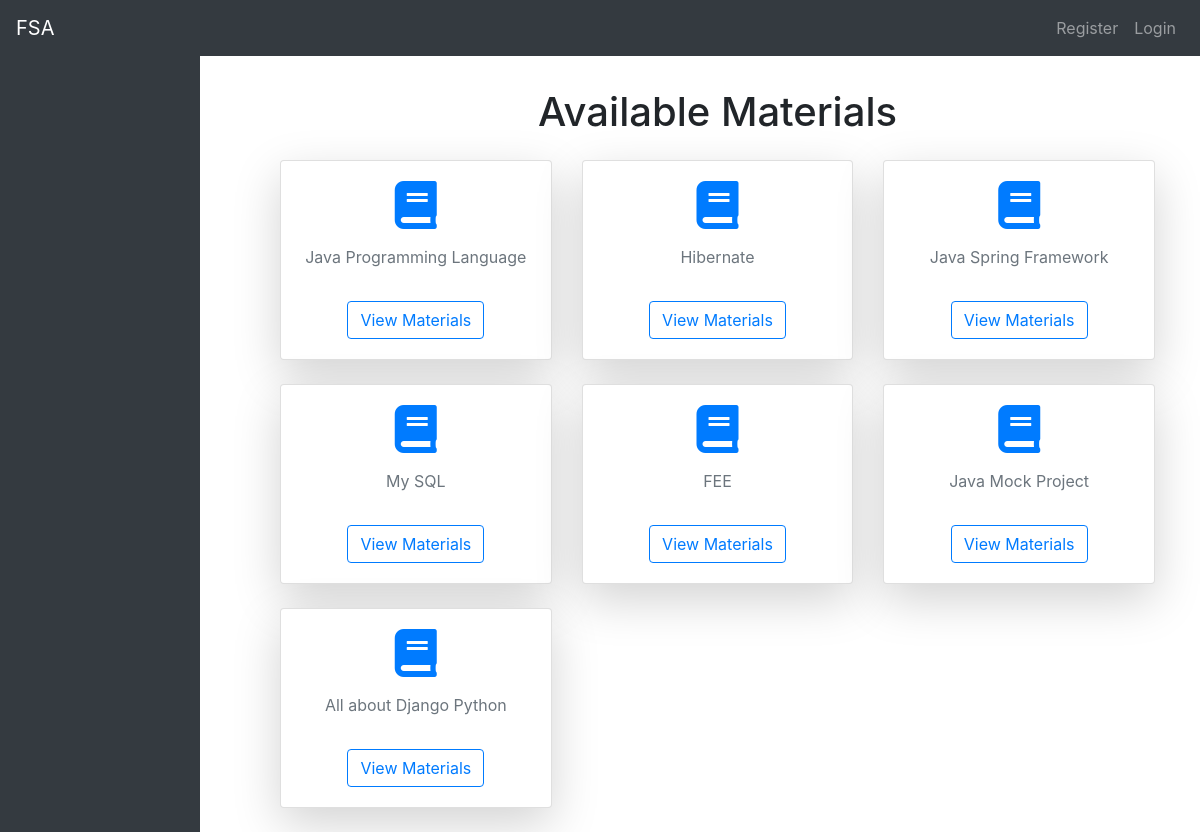
The app's page /student_materials/ with its own data.
### subject/models.py (models this page shows, shortened)
class Subject(models.Model):
    name = models.CharField(max_length=255, unique=True)
    description = models.TextField(blank=True, null=True)
    code = models.CharField(max_length=50, unique=True)  # New code field

### student_materials/views.py (the view)
# urls.py: path('', views.subject_list, name='subject_list'),
def subject_list(request):
    if request.user.is_authenticated:
        user = request.user
    else:
        user = User.objects.get(pk=1)  # Assuming user with ID 1 is the default or superadmin
    user_training_programs = user.training_programs.all()
    if user_training_programs.exists():
        for program in user_training_programs:
            print(program.program_name)  # or process the training programs as needed
    else:
        print("No training programs assigned to this user.")
    subjects = Subject.objects.filter(programs__in=user_training_programs)
    module_groups = ModuleGroup.objects.prefetch_related('modules').all()
    return render(request, 'subject/subject_list.html',
        {
            'subjects': subjects,
            'module_groups': module_groups,
        })

### student_materials/templates/subject/subject_list.html (shortened to what this page needs)
{% extends 'base.html' %}
{% block content %}
<div class="container mt-4">
    <h1 class="mb-4 text-center">Available Materials</h1>
    <div class="row">
        {% for subject in subjects %}
        <div class="col-lg-4 col-md-6 mb-4">
            <div class="card shadow-lg h-100">
                <div class="card-body text-center">
                    <div class="icon mb-3">
                        <i class="fas fa-book fa-3x text-primary"></i>
                    </div>
                    <p class="card-text text-muted">{{ subject.description|truncatewords:20 }}</p>
                    <a href="{% url 'student_materials:subject_detail' subject.id %}" class="btn btn-outline-primary mt-3">View Materials</a>
                </div>
            </div>
        </div>
        {% empty %}
        <div class="col-12">
            <div class="alert alert-warning text-center" role="alert">
                No courses available at the moment.
            </div>
        </div>
        {% endfor %}
    </div>
</div>
{% endblock %}

### records on screen
Subject: description "Java Programming Language"
Subject: description "Hibernate"
Subject: description "Java Spring Framework"
Subject: description "My SQL"
Subject: description "FEE"
Subject: description "Java Mock Project"
Subject: description "All about Django Python"
